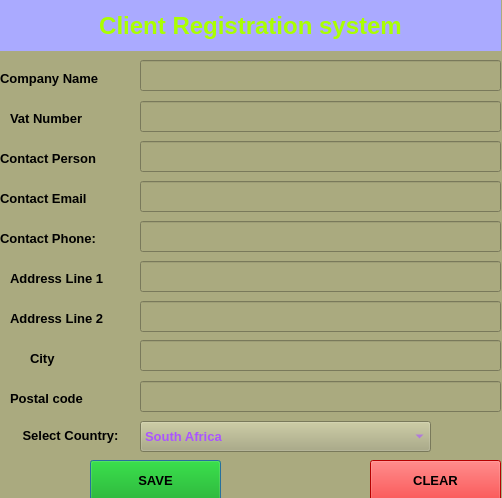
<?xml version="1.0" encoding="UTF-8"?>
<ui version="4.0">
 <class>Dialog</class>
 <widget class="QDialog" name="Dialog">
  <property name="geometry">
   <rect>
    <x>0</x>
    <y>0</y>
    <width>502</width>
    <height>498</height>
   </rect>
  </property>
  <property name="windowTitle">
   <string>Dialog</string>
  </property>
  <property name="styleSheet">
   <string notr="true">background-color: rgb(170, 170, 127);</string>
  </property>
  <widget class="QLabel" name="label">
   <property name="geometry">
    <rect>
     <x>0</x>
     <y>0</y>
     <width>501</width>
     <height>51</height>
    </rect>
   </property>
   <property name="font">
    <font>
     <pointsize>18</pointsize>
     <weight>75</weight>
     <bold>true</bold>
    </font>
   </property>
   <property name="styleSheet">
    <string notr="true">background-color: rgb(85, 255, 255);
color: rgb(170, 255, 0);
background-color: rgb(170, 170, 255);</string>
   </property>
   <property name="text">
    <string>Client Registration system</string>
   </property>
   <property name="alignment">
    <set>Qt::AlignCenter</set>
   </property>
  </widget>
  <widget class="QPushButton" name="pushButtonSave">
   <property name="geometry">
    <rect>
     <x>90</x>
     <y>460</y>
     <width>131</width>
     <height>41</height>
    </rect>
   </property>
   <property name="font">
    <font>
     <pointsize>10</pointsize>
     <weight>75</weight>
     <bold>true</bold>
    </font>
   </property>
   <property name="styleSheet">
    <string notr="true">background-color: rgb(0, 170, 0);</string>
   </property>
   <property name="text">
    <string>SAVE</string>
   </property>
  </widget>
  <widget class="QLabel" name="label_2">
   <property name="geometry">
    <rect>
     <x>10</x>
     <y>110</y>
     <width>111</width>
     <height>16</height>
    </rect>
   </property>
   <property name="font">
    <font>
     <pointsize>10</pointsize>
     <weight>75</weight>
     <bold>true</bold>
    </font>
   </property>
   <property name="text">
    <string>Vat Number</string>
   </property>
  </widget>
  <widget class="QLabel" name="label_3">
   <property name="geometry">
    <rect>
     <x>0</x>
     <y>150</y>
     <width>131</width>
     <height>16</height>
    </rect>
   </property>
   <property name="font">
    <font>
     <pointsize>10</pointsize>
     <weight>75</weight>
     <bold>true</bold>
    </font>
   </property>
   <property name="text">
    <string>Contact Person </string>
   </property>
  </widget>
  <widget class="QLabel" name="label_4">
   <property name="geometry">
    <rect>
     <x>0</x>
     <y>190</y>
     <width>131</width>
     <height>16</height>
    </rect>
   </property>
   <property name="font">
    <font>
     <pointsize>10</pointsize>
     <weight>75</weight>
     <bold>true</bold>
    </font>
   </property>
   <property name="text">
    <string>Contact Email</string>
   </property>
  </widget>
  <widget class="QLabel" name="label_6">
   <property name="geometry">
    <rect>
     <x>0</x>
     <y>230</y>
     <width>141</width>
     <height>16</height>
    </rect>
   </property>
   <property name="font">
    <font>
     <pointsize>10</pointsize>
     <weight>75</weight>
     <bold>true</bold>
    </font>
   </property>
   <property name="text">
    <string>Contact Phone:</string>
   </property>
  </widget>
  <widget class="QLabel" name="label_5">
   <property name="geometry">
    <rect>
     <x>10</x>
     <y>270</y>
     <width>131</width>
     <height>16</height>
    </rect>
   </property>
   <property name="font">
    <font>
     <pointsize>10</pointsize>
     <weight>75</weight>
     <bold>true</bold>
    </font>
   </property>
   <property name="text">
    <string>Address Line 1</string>
   </property>
  </widget>
  <widget class="QLabel" name="label_7">
   <property name="geometry">
    <rect>
     <x>10</x>
     <y>310</y>
     <width>141</width>
     <height>16</height>
    </rect>
   </property>
   <property name="font">
    <font>
     <pointsize>10</pointsize>
     <weight>75</weight>
     <bold>true</bold>
    </font>
   </property>
   <property name="text">
    <string>Address Line 2 </string>
   </property>
  </widget>
  <widget class="QLabel" name="label_8">
   <property name="geometry">
    <rect>
     <x>30</x>
     <y>350</y>
     <width>101</width>
     <height>16</height>
    </rect>
   </property>
   <property name="font">
    <font>
     <pointsize>10</pointsize>
     <weight>75</weight>
     <bold>true</bold>
    </font>
   </property>
   <property name="text">
    <string>City</string>
   </property>
  </widget>
  <widget class="QLabel" name="label_9">
   <property name="geometry">
    <rect>
     <x>10</x>
     <y>390</y>
     <width>101</width>
     <height>16</height>
    </rect>
   </property>
   <property name="font">
    <font>
     <pointsize>10</pointsize>
     <weight>75</weight>
     <bold>true</bold>
    </font>
   </property>
   <property name="text">
    <string>Postal code </string>
   </property>
  </widget>
  <widget class="QLabel" name="label_10">
   <property name="geometry">
    <rect>
     <x>360</x>
     <y>200</y>
     <width>101</width>
     <height>16</height>
    </rect>
   </property>
   <property name="text">
    <string/>
   </property>
  </widget>
  <widget class="QLabel" name="label_11">
   <property name="geometry">
    <rect>
     <x>0</x>
     <y>420</y>
     <width>141</width>
     <height>31</height>
    </rect>
   </property>
   <property name="font">
    <font>
     <pointsize>10</pointsize>
     <weight>75</weight>
     <bold>true</bold>
    </font>
   </property>
   <property name="text">
    <string>Select Country:</string>
   </property>
   <property name="alignment">
    <set>Qt::AlignCenter</set>
   </property>
  </widget>
  <widget class="QLineEdit" name="LineEditVatNumber">
   <property name="geometry">
    <rect>
     <x>140</x>
     <y>101</y>
     <width>361</width>
     <height>31</height>
    </rect>
   </property>
  </widget>
  <widget class="QLineEdit" name="LineEditContactPerson">
   <property name="geometry">
    <rect>
     <x>140</x>
     <y>141</y>
     <width>361</width>
     <height>31</height>
    </rect>
   </property>
  </widget>
  <widget class="QLineEdit" name="LineEditContactEmail">
   <property name="geometry">
    <rect>
     <x>140</x>
     <y>181</y>
     <width>361</width>
     <height>31</height>
    </rect>
   </property>
  </widget>
  <widget class="QLineEdit" name="LineEditContactPhone">
   <property name="geometry">
    <rect>
     <x>140</x>
     <y>221</y>
     <width>361</width>
     <height>31</height>
    </rect>
   </property>
  </widget>
  <widget class="QLineEdit" name="LineEditAddress1">
   <property name="geometry">
    <rect>
     <x>140</x>
     <y>261</y>
     <width>361</width>
     <height>31</height>
    </rect>
   </property>
  </widget>
  <widget class="QLineEdit" name="LineEditAddress2">
   <property name="geometry">
    <rect>
     <x>140</x>
     <y>301</y>
     <width>361</width>
     <height>31</height>
    </rect>
   </property>
  </widget>
  <widget class="QLineEdit" name="LineEditCity">
   <property name="geometry">
    <rect>
     <x>140</x>
     <y>340</y>
     <width>361</width>
     <height>31</height>
    </rect>
   </property>
  </widget>
  <widget class="QLineEdit" name="LineEditPostalCode">
   <property name="geometry">
    <rect>
     <x>140</x>
     <y>381</y>
     <width>361</width>
     <height>31</height>
    </rect>
   </property>
  </widget>
  <widget class="QLabel" name="label_12">
   <property name="geometry">
    <rect>
     <x>0</x>
     <y>70</y>
     <width>141</width>
     <height>16</height>
    </rect>
   </property>
   <property name="font">
    <font>
     <pointsize>10</pointsize>
     <weight>75</weight>
     <bold>true</bold>
    </font>
   </property>
   <property name="text">
    <string>Company Name</string>
   </property>
  </widget>
  <widget class="QComboBox" name="comboBoxCountry">
   <property name="geometry">
    <rect>
     <x>140</x>
     <y>421</y>
     <width>291</width>
     <height>31</height>
    </rect>
   </property>
   <property name="font">
    <font>
     <pointsize>10</pointsize>
     <weight>75</weight>
     <bold>true</bold>
    </font>
   </property>
   <property name="styleSheet">
    <string notr="true">color: rgb(170, 85, 255);</string>
   </property>
   <item>
    <property name="text">
     <string>South Africa</string>
    </property>
   </item>
   <item>
    <property name="text">
     <string>Zimbabwe</string>
    </property>
   </item>
   <item>
    <property name="text">
     <string>Botswana</string>
    </property>
   </item>
   <item>
    <property name="text">
     <string>Namibia</string>
    </property>
   </item>
  </widget>
  <widget class="QLineEdit" name="LineEditCompanyName">
   <property name="geometry">
    <rect>
     <x>140</x>
     <y>60</y>
     <width>361</width>
     <height>31</height>
    </rect>
   </property>
  </widget>
  <widget class="QPushButton" name="pushButtonClear">
   <property name="geometry">
    <rect>
     <x>370</x>
     <y>460</y>
     <width>131</width>
     <height>41</height>
    </rect>
   </property>
   <property name="font">
    <font>
     <pointsize>10</pointsize>
     <weight>75</weight>
     <bold>true</bold>
    </font>
   </property>
   <property name="styleSheet">
    <string notr="true">background-color: rgb(255, 0, 0);</string>
   </property>
   <property name="text">
    <string>CLEAR</string>
   </property>
  </widget>
 </widget>
 <resources/>
 <connections/>
</ui>
